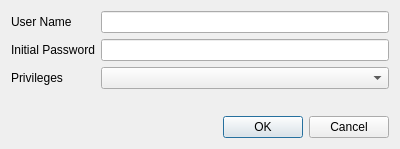
<?xml version="1.0" encoding="UTF-8"?>
<ui version="4.0">
 <class>AddUserDialog</class>
 <widget class="QDialog" name="AddUserDialog">
  <property name="geometry">
   <rect>
    <x>0</x>
    <y>0</y>
    <width>400</width>
    <height>149</height>
   </rect>
  </property>
  <property name="windowTitle">
   <string>Dialog</string>
  </property>
  <layout class="QVBoxLayout" name="verticalLayout">
   <item>
    <layout class="QFormLayout" name="formLayout">
     <item row="0" column="0">
      <widget class="QLabel" name="userNameLabel">
       <property name="text">
        <string>User Name</string>
       </property>
      </widget>
     </item>
     <item row="0" column="1">
      <widget class="QLineEdit" name="userNameLineEdit"/>
     </item>
     <item row="1" column="0">
      <widget class="QLabel" name="initialPasswordLabel">
       <property name="text">
        <string>Initial Password</string>
       </property>
      </widget>
     </item>
     <item row="1" column="1">
      <widget class="QLineEdit" name="initialPasswordLineEdit"/>
     </item>
     <item row="2" column="0">
      <widget class="QLabel" name="privilegesLabel">
       <property name="text">
        <string>Privileges</string>
       </property>
      </widget>
     </item>
     <item row="2" column="1">
      <widget class="QComboBox" name="privilegesComboBox"/>
     </item>
    </layout>
   </item>
   <item>
    <widget class="QDialogButtonBox" name="buttonBox">
     <property name="orientation">
      <enum>Qt::Horizontal</enum>
     </property>
     <property name="standardButtons">
      <set>QDialogButtonBox::Cancel|QDialogButtonBox::Ok</set>
     </property>
    </widget>
   </item>
  </layout>
 </widget>
 <resources/>
 <connections>
  <connection>
   <sender>buttonBox</sender>
   <signal>accepted()</signal>
   <receiver>AddUserDialog</receiver>
   <slot>accept()</slot>
   <hints>
    <hint type="sourcelabel">
     <x>248</x>
     <y>254</y>
    </hint>
    <hint type="destinationlabel">
     <x>157</x>
     <y>274</y>
    </hint>
   </hints>
  </connection>
  <connection>
   <sender>buttonBox</sender>
   <signal>rejected()</signal>
   <receiver>AddUserDialog</receiver>
   <slot>reject()</slot>
   <hints>
    <hint type="sourcelabel">
     <x>316</x>
     <y>260</y>
    </hint>
    <hint type="destinationlabel">
     <x>286</x>
     <y>274</y>
    </hint>
   </hints>
  </connection>
 </connections>
</ui>
